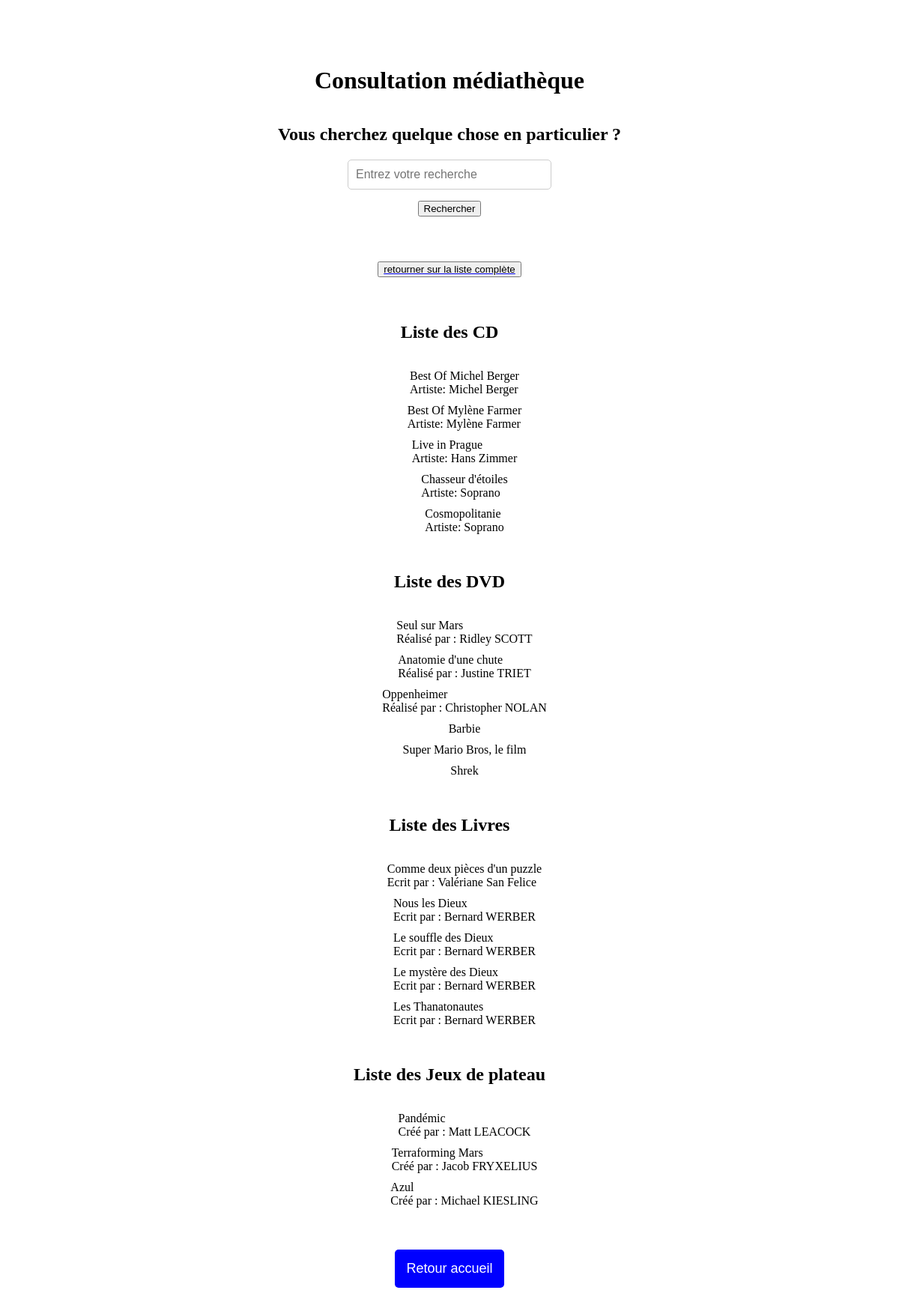
The app's page /consultation/ with its own data.
### mediatheque/models.py (models this page shows, shortened)
class Media(models.Model):
    name = models.CharField(max_length=255)
    date_emprunt = models.DateTimeField(auto_now_add=True)
    disponible = models.IntegerField(default=1)
    emprunteur = models.ForeignKey(Emprunteur, on_delete=models.CASCADE, related_name='emprunts', null=True, blank=True)

class Cd(Media):
    artiste = models.CharField(max_length=255, null=True, blank=True)

class Media(models.Model):
    name = models.CharField(max_length=255)
    date_emprunt = models.DateTimeField(auto_now_add=True)
    disponible = models.IntegerField(default=1)
    emprunteur = models.ForeignKey(Emprunteur, on_delete=models.CASCADE, related_name='emprunts', null=True, blank=True)

class Dvd(Media):
    realisateur = models.CharField(max_length=255, null=True, blank=True)

class Livre(Media):
    auteur = models.CharField(max_length=255)

class JeuDePlateau(models.Model):
    name = models.CharField(max_length=255)
    createur = models.CharField(max_length=255)

### mediatheque/views.py (the view)
# urls.py: path('consultation/', consultation, name='consultation'),
def consultation(request):
    query = request.GET.get('name', '')
    cd_results = Cd.objects.filter(name__icontains=query)
    dvd_results = Dvd.objects.filter(name__icontains=query)
    livre_results = Livre.objects.filter(name__icontains=query)
    jeux_results = JeuDePlateau.objects.filter(name__icontains=query)
    return render(request, 'consultation.html',
                  {'cds': cd_results,
                   'dvds': dvd_results,
                   'livres': livre_results,
                   'jeux': jeux_results})

### templates/consultation.html (shortened to what this page needs)
{% load static %}
<!DOCTYPE html>
<html lang="en">
<head>
    <link rel="stylesheet" type="text/css" href="{% static 'css/style.css' %}">
</head>
<body>
    <h1>Consultation médiathèque</h1>
    <h2>Vous cherchez quelque chose en particulier ?</h2>
    <form method="get" action="{% url 'consultation' %}">
        <input type="text" id="name" name="name" placeholder="Entrez votre recherche">
        <div class="connectionButton">
            <button type="submit">Rechercher</button>
        </div>
    </form>
    <a href="{% url 'consultation' %}">
        <button type="button">retourner sur la liste complète</button>
    </a>
    <h2>Liste des CD</h2>
        <ul>
            {% for cd in cds %}
                <li>
                    {{ cd.name }}
                    {% if cd.artiste %}
                        <br>Artiste: {{ cd.artiste }}
                    {% endif %}
                </li>
            {% empty %}
                <p>Aucun CD disponible</p>
            {% endfor %}
        </ul>
    <h2>Liste des DVD</h2>
        <ul>
            {% for dvd in dvds %}
                <li>
                    {{ dvd.name }}
                    {% if dvd.realisateur %}
                        <br>Réalisé par : {{dvd.realisateur }}
                    {% endif %}
                </li>
            {% empty %}
                <p>Aucun DVD disponible</p>
            {% endfor %}
        </ul>
    <h2>Liste des Livres</h2>
        <ul>
            {% for livre in livres %}
                <li>
                    {{ livre.name }}
                    {% if livre.name %}
                        <br>Ecrit par : {{ livre.auteur }}
                    {% endif %}
                </li>
            {% empty %}
                <p>Aucun livre disponible</p>
            {% endfor %}
        </ul>
    <h2>Liste des Jeux de plateau</h2>
        <ul>
            {% for jeu in jeux %}
                <li>
                    {{ jeu.name }}
                    {% if jeu.name %}
                        <br>Créé par : {{ jeu.createur }}
                    {% endif %}
                </li>
            {% empty %}
                <p>Aucun jeu disponible</p>
            {% endfor %}
        </ul>
    <div class="accesButton">
        <a href="{% url 'index' %}">
            <button type="button">Retour accueil</button>
        </a>
    </div>
</body>
</html>

### mediatheque/static/css/style.css (style rules this page uses)
h1 { text-align: center; font-size: 2em; }
* { display: flex; flex-direction: column; align-items: center; margin-bottom: 20px; }
li { display: flex; flex-direction: column; align-items: center; margin-bottom: 10px; }
button { text-decoration: none; }
input { padding: 10px; width: 250px; margin-bottom: 15px; border: 1px solid #ccc; border-radius: 5px; font-size: 1em; }
.accesButton { display: flex; flex-direction: column; align-items: center; margin-top: 1rem; }
.accesButton button { background-color: blue; color: white; padding: 15px 15px; margin: 10px 0; border: none; cursor: pointer; font-size: 18px; border-radius: 5px; }

### records on screen
Cd: name "Best Of Michel Berger", artiste "Michel Berger"
Cd: name "Best Of Mylène Farmer", artiste "Mylène Farmer"
Cd: name "Live in Prague", artiste "Hans Zimmer"
Cd: name "Chasseur d'étoiles", artiste "Soprano"
Cd: name "Cosmopolitanie", artiste "Soprano"
Dvd: name "Seul sur Mars", realisateur "Ridley SCOTT"
Dvd: name "Anatomie d'une chute", realisateur "Justine TRIET"
Dvd: name "Oppenheimer", realisateur "Christopher NOLAN"
Dvd: name "Barbie"
Dvd: name "Super Mario Bros, le film"
Dvd: name "Shrek"
Livre: name "Comme deux pièces d'un puzzle", auteur "Valériane San Felice"
Livre: name "Nous les Dieux", auteur "Bernard WERBER"
Livre: name "Le souffle des Dieux", auteur "Bernard WERBER"
Livre: name "Le mystère des Dieux", auteur "Bernard WERBER"
Livre: name "Les Thanatonautes", auteur "Bernard WERBER"
JeuDePlateau: name "Pandémic", createur "Matt LEACOCK"
JeuDePlateau: name "Terraforming Mars", createur "Jacob FRYXELIUS"
JeuDePlateau: name "Azul", createur "Michael KIESLING"
